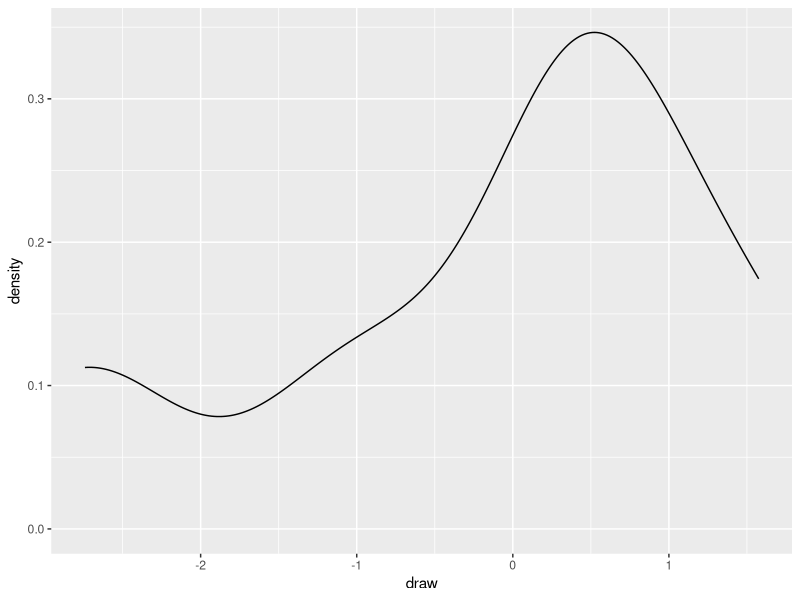
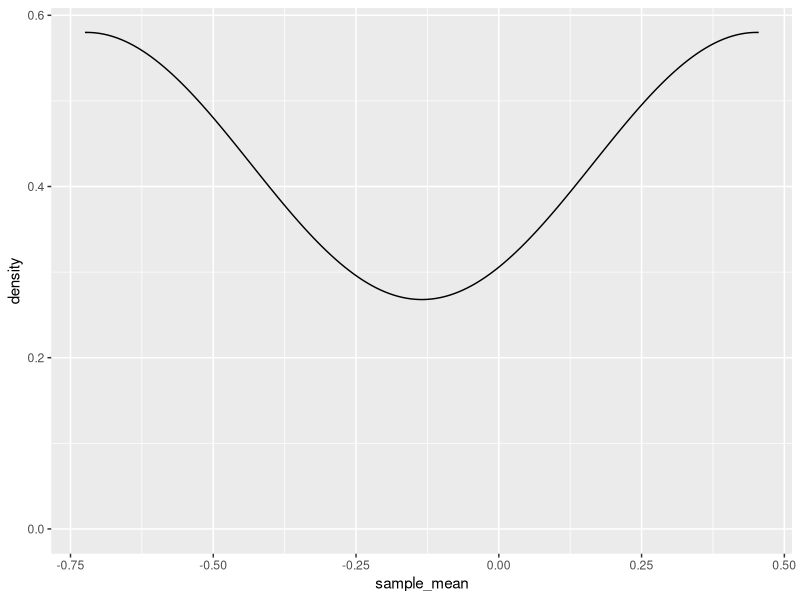
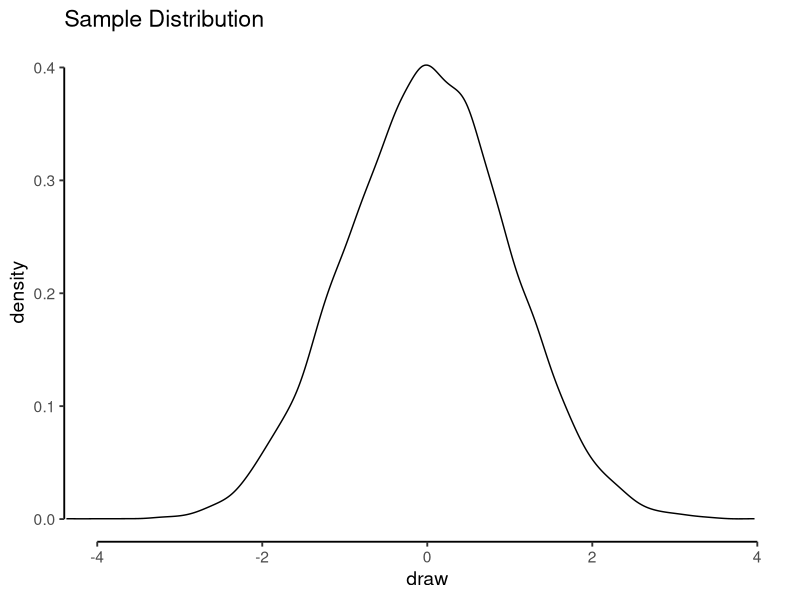
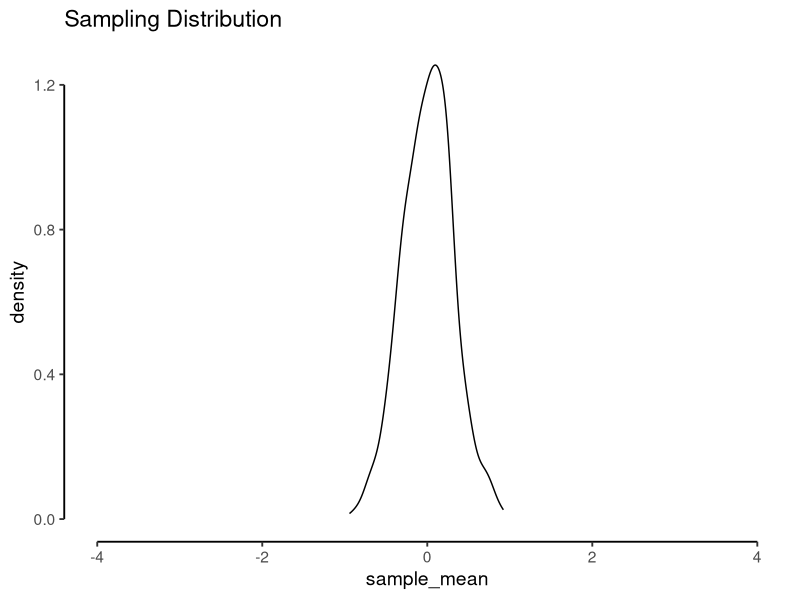

Here is the R script that generated these plots, in order:
## ---- chunk 1
#| echo: false
#| output: false
# targets::tar_load(store = here::here("_targets"))
## ---- chunk 2
#| message: false
library(tidyverse)
samples <- rnorm(3, mean = 0, sd = 1)
samples
mean(samples)
## ---- chunk 3
sim_data <- tibble(x = rnorm(3, mean = 0, sd = 1))
sim_data
mean(sim_data$x)
## ---- chunk 4
n_reps <- 2
sample_size <- 3
# total number of simulated draws
total_n <- n_reps * sample_size
## ---- chunk 5
sim_data <- tibble(
  n_reps = n_reps,
  sample_size = sample_size
) |>
  uncount(n_reps, .id = "rep") |>
  uncount(sample_size, .id = "index")
sim_data
## ---- chunk 6
sim_data <- tibble(
  n_reps = n_reps,
  sample_size = sample_size
) |>
  uncount(n_reps, .id = "rep") |>
  uncount(sample_size, .id = "index") |>
  mutate(
    draw = rnorm(total_n, mean = 0, sd = 1)
  )
sim_data
## ---- chunk 7
#| fig-width: 5
#| fig-height: 3
sim_data |>
  ggplot(aes(x = draw)) +
  geom_density()
## ---- chunk 8
means <- sim_data |>
  summarize(.by = rep,
            sample_mean = mean(draw))
means
## ---- chunk 9
#| fig-width: 5
#| fig-height: 3
means |>
  ggplot(aes(x = sample_mean)) +
  geom_density()
## ---- chunk 10
n_reps <- 1000
sample_size <- 10
total_n <- n_reps * sample_size

sim_data <- tibble(
  n_reps = n_reps,
  sample_size = sample_size
) |>
  uncount(n_reps, .id = "rep") |>
  uncount(sample_size, .id = "index") |>
  mutate(
    draw = rnorm(total_n, mean = 0, sd = 1)
  )
sim_data
## ---- chunk 11
means <- sim_data |>
  summarize(.by = rep,
            sample_mean = mean(draw))
means
## ---- chunk 12
#| echo: false
#| fig-width: 5
#| fig-height: 3
#| fig-align: center
#| layout-ncol: 1

sim_data |>
  ggplot(aes(x = draw)) +
  geom_density() +
  theme_classic(base_size = 14) +
  coord_cartesian(xlim = c(-4, 4)) +
  guides(x = guide_axis(cap = T),
         y = guide_axis(cap = T),
         color = guide_none()) +
  labs(title = "Sample Distribution")
## ---- chunk 13
#| echo: false
#| fig-width: 5
#| fig-height: 3
#| fig-align: center
means |>
  ggplot(aes(x = sample_mean)) +
  geom_density() +
  theme_classic(base_size = 14) +
  coord_cartesian(xlim = c(-4, 4)) +
  guides(x = guide_axis(cap = T),
         y = guide_axis(cap = T),
         color = guide_none()) +
  labs(title = "Sampling Distribution")
